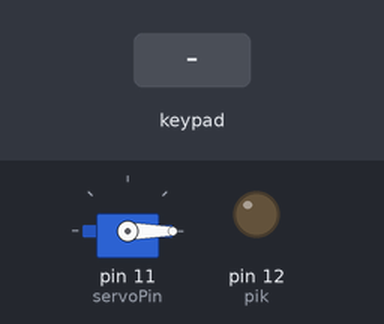
This sketch was run on a simulated Arduino Uno, built with avr-gcc and run on an emulated ATmega328P. Shown: servo, output pins drawn as LEDs (lit = HIGH). Inputs (shaded band) come from the test bench.

Above: at 1.4 s.
1.5 s: keypad keys 1 2 3 4 pressed 0.4 s apart
At 1.91 s:
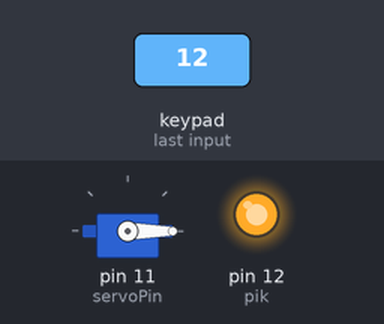
At 3.3 s:
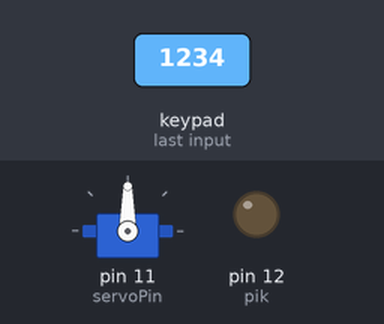
Timing chart, 0 to 4.8 s (numbered marks = the images above; inputs shaded):
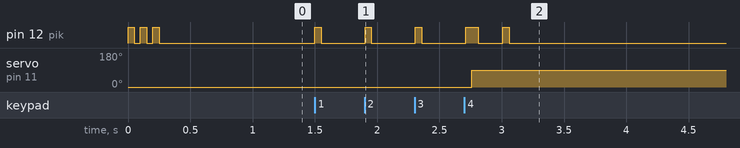

The sketch:

safe-box.ino
```cpp
#include <Servo.h> // подключаем библиотеку для работы с сервоприводом
#include <Keypad.h>

#define pik 12 // Пин пищалки
#define servoPin 11 // Пин серво привода

// Подключите к пинам Arduino эти пины KeyPad-а
#define R1 2
#define R2 3
#define R3 4
#define R4 5
#define C1 6
#define C2 7
#define C3 8
#define C4 9

const byte lenthPassword = 4;
const char password[lenthPassword] = {'1','2','3','4'};


Servo servo1; // объявляем переменную servo типа "servo1"


// Picalka //
void Pikalka()
{
  digitalWrite(pik, HIGH);
  delay(50);
  digitalWrite(pik, LOW);
}
// End Pikalka //

// Servo //

void ServoOpen() {
  servo1.write(90); // Ставим серво в позицию 90 градусов

  Pikalka();
  delay(200);
  Pikalka();
}

void ServoClose()
{
  servo1.write(0); // Ставим серво в позицию 0 градусов

  Pikalka();
  delay(50);
  Pikalka();
  delay(50);
  Pikalka();
}

// End Servo //

void setup() {
    pinMode(pik, OUTPUT);
    servo1.attach(servoPin);

    ServoClose();

}

// размер KeyPad-a
const byte ROWS = 4;
const byte COLS = 4;

char keys[ROWS][COLS] = {
  {'A','7','4','1'},
  {'0','8','5','2'},
  {'D','9','6','3'},
  {'*','*','*','*'}
};

byte rowPins[ROWS] = {R1, R2, R3, R4};
byte colPins[COLS] = {C1, C2, C3, C4};

Keypad keypad = Keypad( makeKeymap(keys), rowPins, colPins, ROWS, COLS );

char result[lenthPassword] = {'0', '0', '0', '0'};
int i = 0;

void loop() {
  char key = keypad.getKey();
  if (key){
    result[i] = key;
    Pikalka(); // Пикаем
    i++;

    // Если пользователь ввёл последний символ
    if (result[lenthPassword - 1] != '0')
    {
        // Если пароль правильный
        if (result[0] == password[0] && result[1] == password[1] && result[2] == password[2] && result[3] == password[3])
        {
          // Сбравсываем массив для ввода пароля
          for (int ii = 0; ii != (lenthPassword); ii++)
          {
            result[ii] = '0';
          }
          i = 0; // Сбрасываем счётчик количества символов, который ввёл пользователь
          ServoOpen(); // Открываем доступ для выхода ящику
        }
        // Если пароль неправильный
        else {
          // Сбравсываем массив для вв// Подключите к пинам Arduino эти пины KeyPad-аода пароля
          for (int ii = 0; ii != (lenthPassword); ii++)
          {
            result[ii] = '0';
          }
          i = 0; // Сбрасываем счётчик количества символов, который ввёл пользователь
          ServoClose(); // Закрываем доступ к выходу ящику
        }
      }
  }
}
```

Measured:
- after the input at 1.5 s, pin 12 (pik): goes 3 × (HIGH 0.05 s, LOW 0.35 s), HIGH 0.10 s, LOW 0.20 s, HIGH 0.05 s, then LOW, starting at once; servo on pin 11 (servoPin): 0° → 90° after 1.3 s
